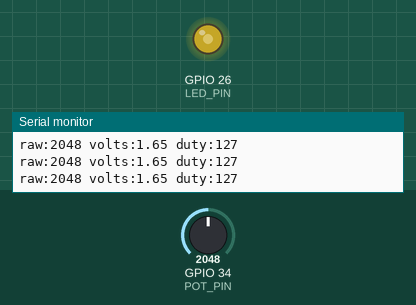
Recording of a sketch running on a simulated ESP32. Shown: output pins drawn as LEDs (lit = HIGH), the last lines printed to the serial monitor. The inputs (shaded band) are chosen by the test bench; at power-on: GPIO 34 (POT_PIN) = 2048 (analog values on the 0–4095 scale).

Above: at 1.2 s.
1.3 s: GPIO 34 (POT_PIN) set to 2866
At 2.3 s:
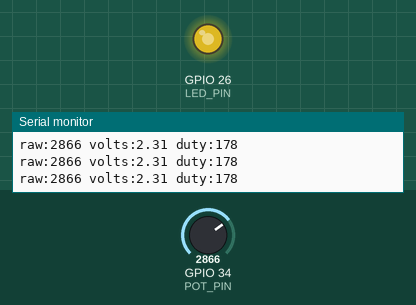
2.8 s: GPIO 34 (POT_PIN) set to 3603
At 3.6 s:
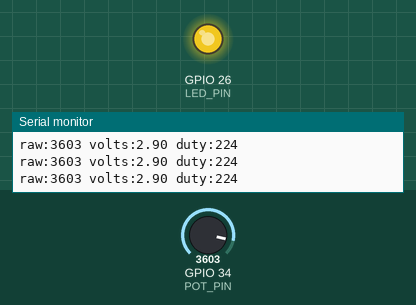
4.3 s: GPIO 34 (POT_PIN) set to 491
At 4.9 s:
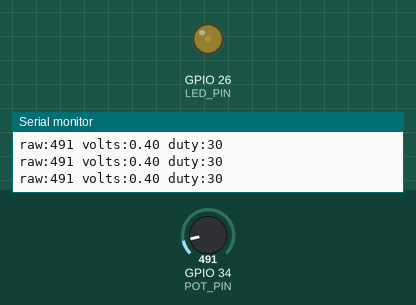
5.8 s: GPIO 34 (POT_PIN) set to 0
At 6.2 s:
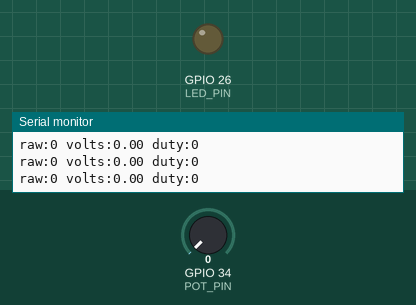
7.3 s: GPIO 34 (POT_PIN) set to 2047
At 8.7 s:
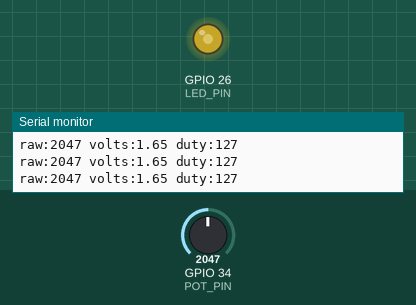
Timing chart, 0 to 9.8 s (numbered marks = the images above; inputs shaded):
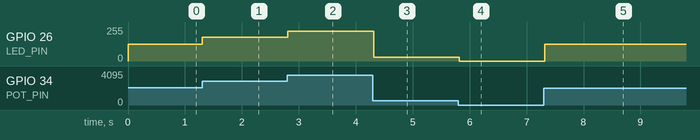

The sketch:

sketch.ino
```cpp
// Lab 3 - The Analog World: ADC in, PWM out
// Potentiometer wiper -> GPIO 34 (ADC1), LED on GPIO 26 dimmed with PWM.
// Open the Serial Plotter style output: each line prints "raw volts duty".

const int POT_PIN = 34;   // ADC1 channel (input-only pin)
const int LED_PIN = 26;

void setup() {
  Serial.begin(115200);
  pinMode(LED_PIN, OUTPUT);
  analogReadResolution(12);           // 12-bit ADC: 0 ... 4095
}

void loop() {
  int raw = analogRead(POT_PIN);              // 0 ... 4095
  float volts = raw * 3.3 / 4095.0;           // convert to voltage
  int duty = map(raw, 0, 4095, 0, 255);       // scale to 8-bit PWM duty
  analogWrite(LED_PIN, duty);                 // PWM: brightness follows the knob

  Serial.printf("raw:%d volts:%.2f duty:%d\n", raw, volts, duty);
  delay(100);
}
```

Measured:
- after the input at 1.3 s, GPIO 26 (LED_PIN): 127/255 → 178/255 at once
- after the input at 2.8 s, GPIO 26 (LED_PIN): 178/255 → 224/255 at once
- after the input at 4.3 s, GPIO 26 (LED_PIN): 224/255 → 30/255 at once
- after the input at 5.8 s, GPIO 26 (LED_PIN): 30/255 → 0/255 at once
- after the input at 7.3 s, GPIO 26 (LED_PIN): 0/255 → 127/255 at once
